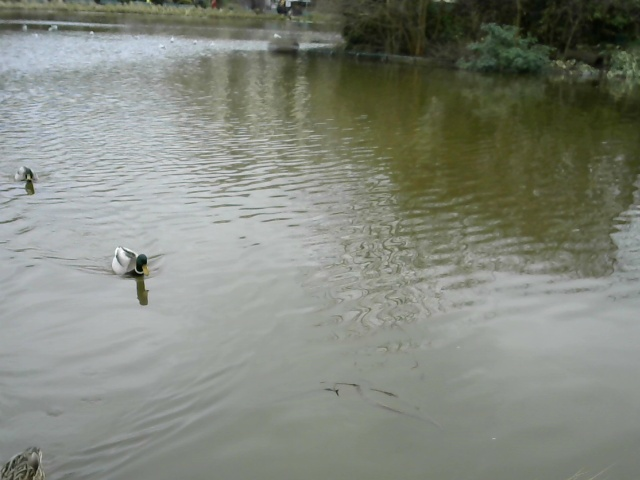
#> input picture roboat/data_montsouris_1/frame_g_1.jpg, 640 x 480 px; its folder holds 4 pictures in this run
$ jupyter execute --allow-errors traitement.ipynb
#> lines starting #> are read from the running program, lines starting #| are printed output that depends on the picture; after the words box and inside, x2 and y2 are one past the last pixel; in counts of white or black regions, pixels touching at a corner belong together; pictures that were not available may be replaced by others from this repository, and a replacement may not be noted
[cell 1]
import numpy as np
import cv2
from matplotlib import pyplot as plt
import scipy.ndimage as nd
import skimage.measure

[cell 2]
#%qtconsole

[cell 3]
def display(images):
    fig = plt.figure(figsize=(100, 100))
    columns = len(images)
    rows = 1
    for i in range(1, columns*rows +1):
        fig.add_subplot(rows, columns, i)
        plt.imshow(images[i-1])
    plt.show()

[cell 4]
def is_obstacle(img_num,seuil):
#> called with img_num = 1, seuil = 4
    frame_g = cv2.imread('data_montsouris_1/frame_g_{}.jpg'.format(img_num),0)
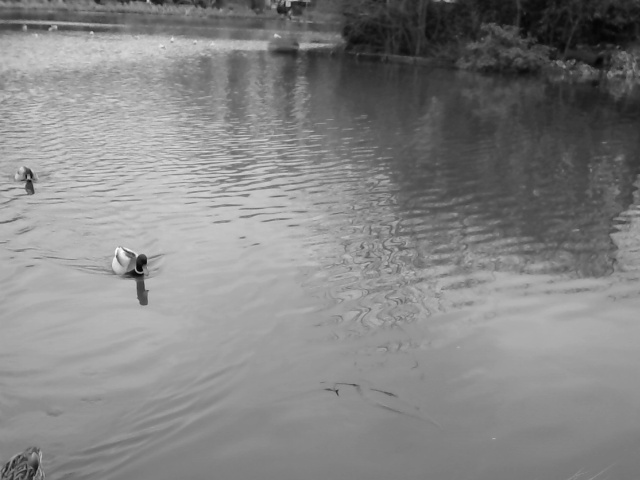
#> frame_g: shape (480, 640); min 3, max 255, mean 132.2
    frame_d = cv2.imread('data_montsouris_1/frame_d_{}.jpg'.format(img_num),0)
    stereo = cv2.StereoBM_create(numDisparities=64, blockSize=11)
    disparity = stereo.compute(frame_g,frame_d)
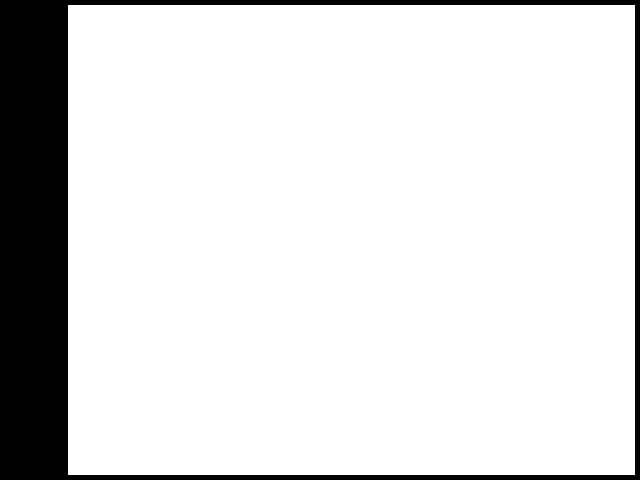
#> disparity: shape (480, 640) int16; values -16 (black) and 0 (white), 86.7% white; 1 black region, box (x1, y1, x2, y2) and area: (0, 0, 640, 480) 40710
    res = skimage.measure.block_reduce(disparity, (5,5), np.max)
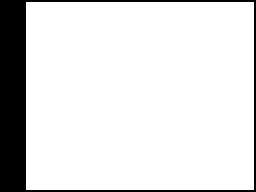
#> res: shape (96, 128) int16 (shown 2 times larger); values -16 (black) and 0 (white), 87.2% white; 1 black region, box (x1, y1, x2, y2) and area: (0, 0, 128, 96) 1572
    res = skimage.measure.block_reduce(res, (5,5), np.max)
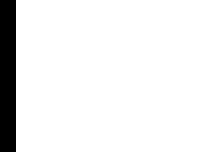
#> res: shape (20, 26) int16 (shown 8 times larger); values -16 (black) and 0 (white), 92.7% white; 1 black region, box (x1, y1, x2, y2) and area: (0, 0, 2, 19) 38
    for i in range(res.shape[0]):
        for j in range(res.shape[1]):
            if res[i,j]>200:
                res[i,j]=0
            else:
                res[i,j]=1
#> res: shape (20, 26) int16; every value is 1
    if sum(sum(res))>seuil*res.shape[0]*res.shape[1]:
        return (True,frame_g,disparity,res)
    else:
        return (False,frame_g,disparity,res)

[cell 5]
res = is_obstacle(1,4)
images = [res[1],res[2],res[3]]
display(images)
#> in display, `columns = len(images)`: columns = 3

#> (a cell that did not finish here is left out)

#> pass 2 of the loop `for i in range(1,20):`:
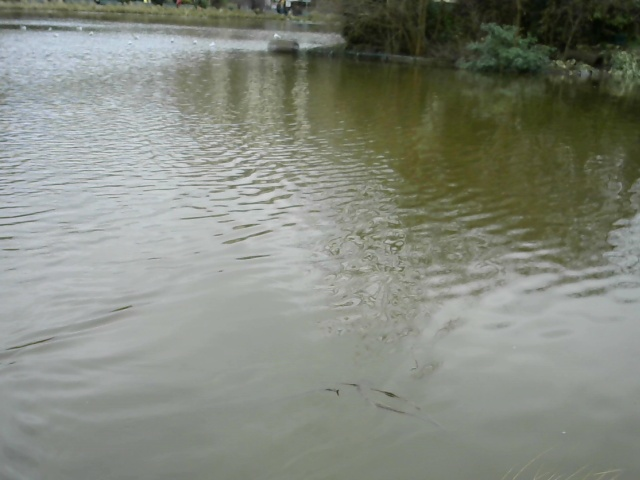
#> input picture roboat/data_montsouris_1/frame_g_10.jpg, 640 x 480 px, given in place of frame_g_2.jpg, which was not available
#> in is_obstacle (call 3), `frame_g = cv2.imread('data_montsouris_1/frame_g_{}.jpg'.format(img_num..`:
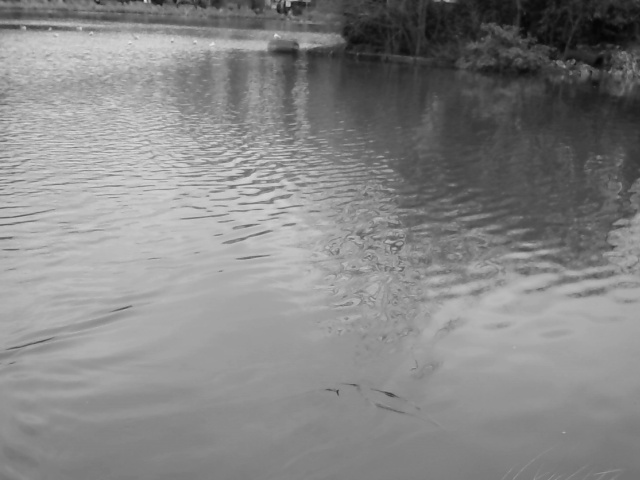
#> frame_g: shape (480, 640); min 5, max 231, mean 133.7
    plt.imshow(res[1])
    plt.show()
    plt.imshow(res[2])
    plt.show()
    plt.imshow(res[3])
    plt.show()

[cell 7]
res = is_obstacle(1,0.2)
print(res[0])
#| True
plt.figure(figsize=(5,5))
plt.imshow(res[1])
plt.show()
plt.figure(figsize=(5,5))
plt.imshow(res[2])
plt.show()
plt.figure(figsize=(5,5))
plt.imshow(res[3])
plt.show()
